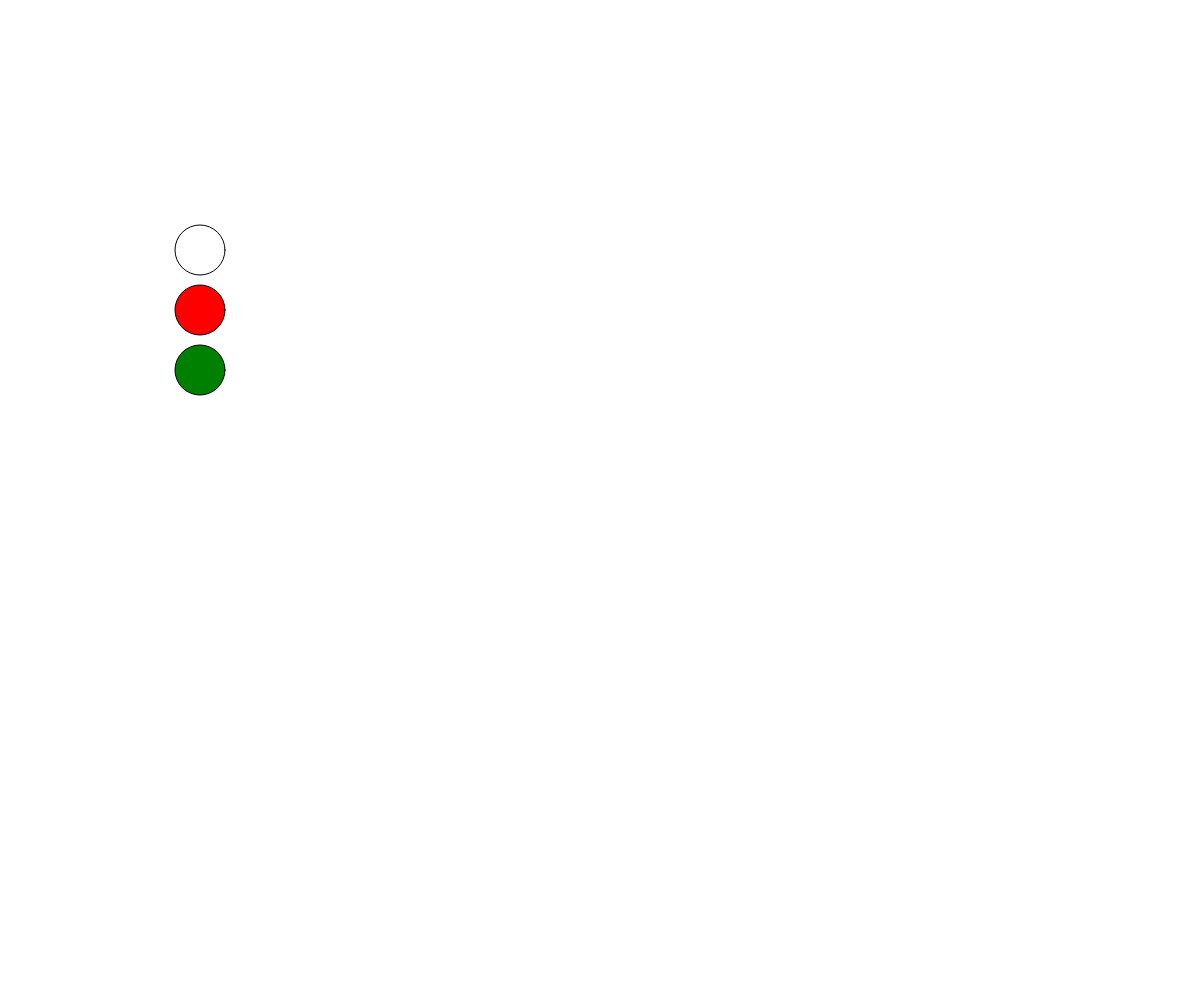
Frame 1 (no input)
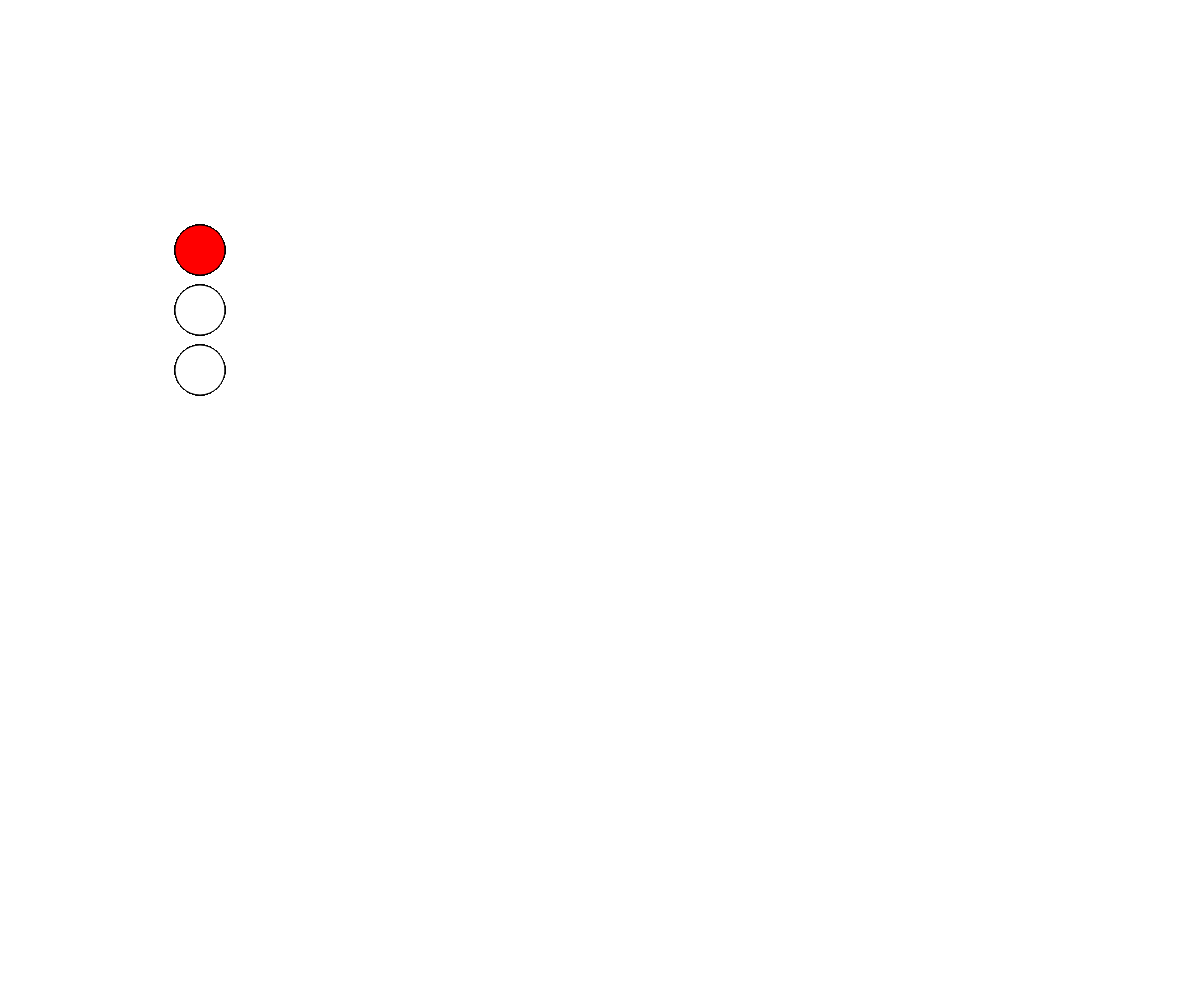
Frame 60 (no input)
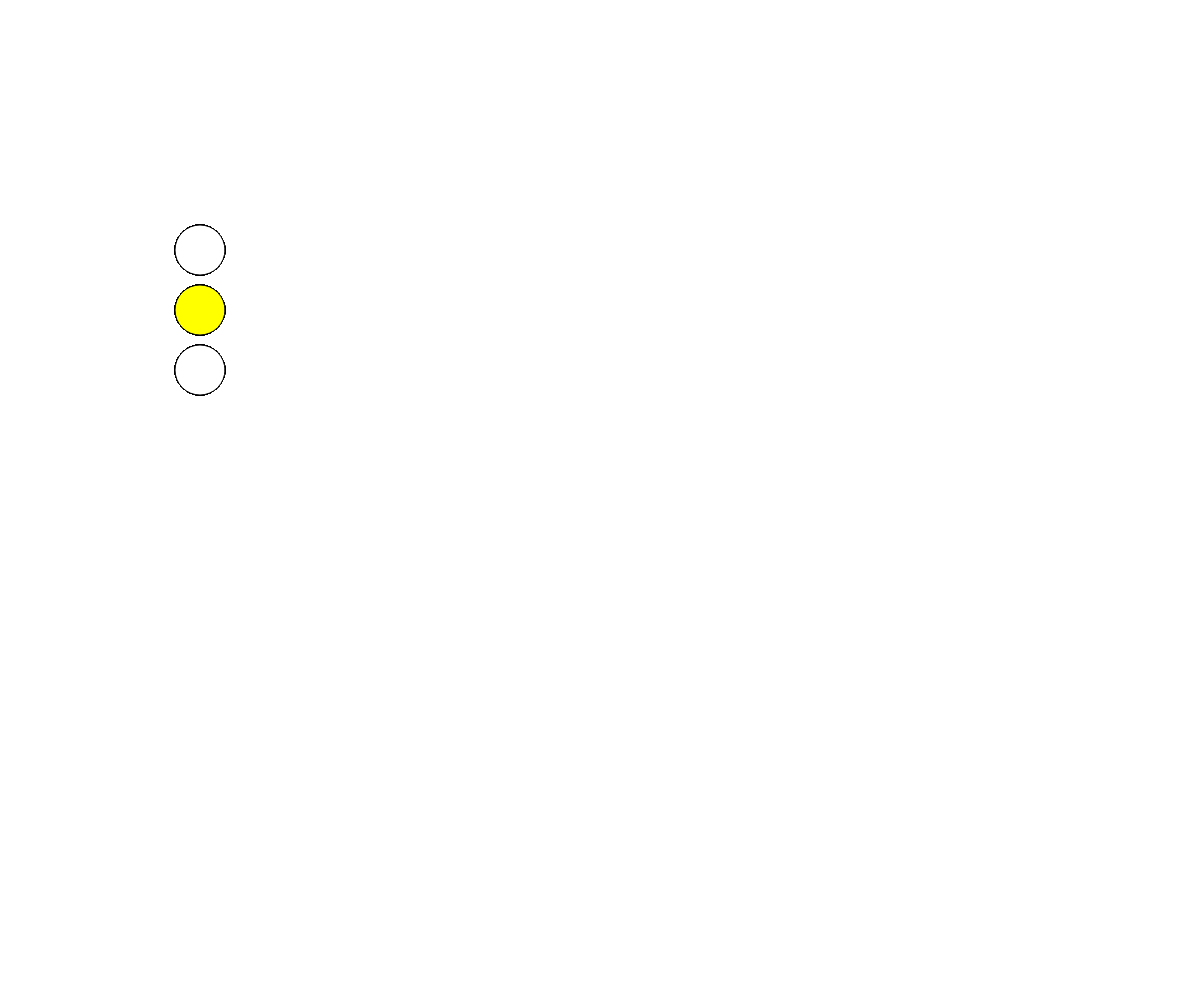
Frame 120 (the mouse pressed at the canvas centre since frame 60)

The p5.js sketch that drew these frames (run headless with seeded random() and noise() and a simulated clock; from frame 60 on, the mouse is pressed at the canvas centre):

// p5.js sketch
// ── sketch.js
var fill1 = 'white'
var fill2 = 'red'
var fill3 = 'green'
var fill4 = 'yellow'

function setup() {
  createCanvas(windowWidth, windowHeight)
}

function draw() {
  fill(fill1)
    // fill(bgColor);
   ellipse(200,250,50,50)
   fill (fill2);
    ellipse(200,310,50,50)
     fill (fill3);
     ellipse(200,370,50,50)
    if (mouseY< windowHeight / 3){
      fill1 = 'red'
      fill2 = 'white'
      fill3 = 'white'
    }
   else if (mouseY < 2*windowHeight / 3){
      fill1 = 'white'
      fill2 = 'yellow'
      fill3 = 'white'
    }
    else if (mouseY < windowHeight ){
      fill1 = 'white'
      fill2 = 'white'
      fill3 = 'green'
    }
}
